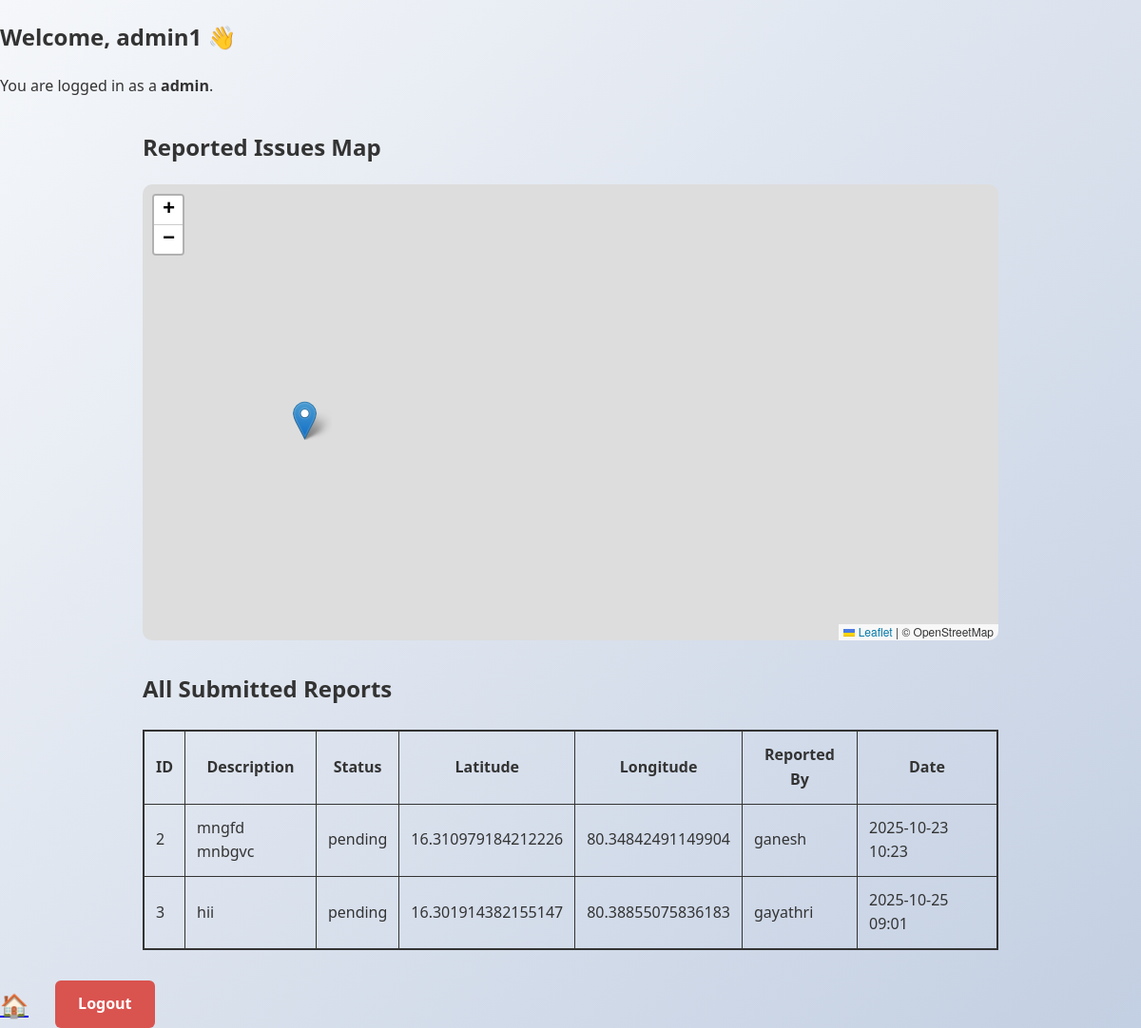
The page /dashboard (signed in) on the database its author committed.
### app/models.py (models this page shows, shortened)
class User(UserMixin, db.Model):  # type: ignore
    id = db.Column(db.Integer, primary_key=True)  # type: ignore
    username = db.Column(db.String(50), unique=True, nullable=False)  # type: ignore
    email = db.Column(db.String(120), unique=True, nullable=False)  # type: ignore
    password_hash = db.Column(db.String(128), nullable=False)  # type: ignore
    role = db.Column(db.String(20), default="user")  # type: ignore  # "admin" or "user"
    last_login = db.Column(db.DateTime, nullable=True)  # type: ignore

class Issue(db.Model):
    id = db.Column(db.Integer, primary_key=True)
    description = db.Column(db.Text, nullable=False)
    latitude = db.Column(db.Float, nullable=False)
    longitude = db.Column(db.Float, nullable=False)
    status = db.Column(db.String(20), default='pending')
    timestamp = db.Column(db.DateTime, server_default=db.func.now())
    user_id = db.Column(db.Integer, db.ForeignKey('user.id'), nullable=False)
    user = db.relationship('User', backref=db.backref('issues', lazy=True))

### app/routes/main.py (the view)
@bp.route('/dashboard')
def dashboard():
    if not current_user.is_authenticated:
        return redirect(url_for('auth.login'))
    if getattr(current_user, 'role', None) == 'admin':
        from app.models import Issue
        issues = Issue.query.all()
        issues_dicts = []
        for issue in issues:
            issues_dicts.append({
                'id': issue.id,
                'description': issue.description,
                'status': issue.status,
                'latitude': issue.latitude,
                'longitude': issue.longitude,
                'user': {'id': issue.user.id, 'username': issue.user.username} if issue.user else {},
                'user_id': issue.user_id,
                'timestamp': issue.timestamp.strftime('%Y-%m-%d %H:%M') if issue.timestamp else ''
            })
        return render_template('admin_dashboard.html', issues=issues, issues_json=issues_dicts)
    else:
        return render_template('dashboard.html')

### app/__init__.py (called while the page is built)
@login_manager.user_loader
def load_user(user_id):
    return User.query.get(int(user_id))

### templates/admin_dashboard.html (shortened to what this page needs)
{% extends 'base.html' %}
{% block content %}
<section>
    <h1>Welcome, {{ current_user.username }} 👋</h1>
    <p>You are logged in as a <strong>{{ current_user.role }}</strong>.</p>
    <div style="max-inline-size:900px;margin:2rem auto;">
        <h2>Reported Issues Map</h2>
        <div id="admin-map" style="block-size:480px;border-radius:10px;"></div>
    </div>
    <div style="max-inline-size:900px;margin:2rem auto;">
        <h2>All Submitted Reports</h2>
        <table class="table table-striped" style="inline-size:100%;margin-block-start:1.5rem;border: 2px solid #333;">
            <thead>
                <tr>
                    <th>ID</th>
                    <th>Description</th>
                    <th>Status</th>
                    <th>Latitude</th>
                    <th>Longitude</th>
                    <th>Reported By</th>
                    <th>Date</th>
                </tr>
            </thead>
            <tbody>
                {% for issue in issues %}
                <tr>
                    <td>{{ issue.id }}</td>
                    <td>{{ issue.description }}</td>
                    <td>{{ issue.status }}</td>
                    <td>{{ issue.latitude }}</td>
                    <td>{{ issue.longitude }}</td>
                    <td>{{ issue.user.username }}</td>
                    <td>{{ issue.timestamp.strftime('%Y-%m-%d %H:%M') if issue.timestamp else '' }}</td>
                </tr>
                {% endfor %}
            </tbody>
        </table>
    </div>
    <a href="{{ url_for('main.home') }}" title="Home" style="margin-inline-end:1.5rem;font-size:1.5em;vertical-align:middle;">🏠</a>
    <a href="{{ url_for('auth.logout') }}" class="btn btn-danger mt-3">Logout</a>
</section>
{% block scripts %}
<link rel="stylesheet" href="https://unpkg.com/leaflet@1.9.4/dist/leaflet.css" />
{% endblock %}
{% endblock %}

### templates/base.html (shortened to what this page needs)
<!DOCTYPE html>
<html lang="en">
<head>
    <link rel="stylesheet" href="{{ url_for('static', filename='css/styles.css') }}">
    <link rel="stylesheet" href="https://cdnjs.cloudflare.com/ajax/libs/font-awesome/5.15.4/css/all.min.css">
</head>
<body class="{% block body_class %}{% endblock %}">
    <main>
    {% block content %}{% endblock %}
    </main>
</body>
</html>

### static/css/styles.css (style rules this page uses)
:root { --primary-color: #2E8B57; --secondary-color: #3D9970; --light-color: #f9f9f9; --dark-color: #333; --accent-color: #FF851B; --gradient-primary: linear-gradient(135deg, #2E8B57 0%, #3D9970 100%); --gradient-secondary: linear-gradient(135deg, #FF851B 0%, #FF6B35 100%); --gradient-light: linear-gradient(135deg, #f8f9fa 0%, #e9ecef 100%); --shadow-soft: 0 4px 6px rgba(0, 0, 0, 0.1); --shadow-medium: 0 8px 25px rgba(0, 0, 0, 0.15); --shadow-strong: 0 12px 40px rgba(0, 0, 0, 0.2); --border-radius: 12px; --border-radius-large: 16px; --transition-fast: all 0.2s ease; --transition-normal: all 0.3s ease; --transition-slow: all 0.5s ease; }
body { font-family: 'Segoe UI', Tahoma, Geneva, Verdana, sans-serif; line-height: 1.6; color: var(--dark-color); margin: 0; padding: 0; background: linear-gradient(135deg, #f5f7fa 0%, #c3cfe2 100%); min-height: 100vh; overflow-x: hidden; }
.btn-danger { background-color: #d9534f; color: white; padding: 0.75rem 1.5rem; border-radius: 6px; font-weight: 600; border: none; cursor: pointer; transition: background-color 0.3s ease; display: inline-block; text-align: center; text-decoration: none; }
.table.table-striped { margin: 1rem 0; border: 1px solid #ddd; border-collapse: collapse; }
.table.table-striped th, .table.table-striped td { border: 1px solid #ddd; padding: 0.75rem; }

### templates/admin_dashboard.html (style rules this page uses)
.table.table-striped { border: 2px solid #333 !important; }
.table.table-striped th, .table.table-striped td { border: 1px solid #333 !important; }

### rows shown on the page
User: username "admin1", role "admin"
Issue: id "2", description "mngfd mnbgvc", status "pending", latitude "16.310979184212226", longitude "80.34842491149904", user.username "ganesh", timestamp "2025-10-23 10:23"
Issue: id "3", description "hii", status "pending", latitude "16.301914382155147", longitude "80.38855075836183", user.username "gayathri", timestamp "2025-10-25 09:01"
